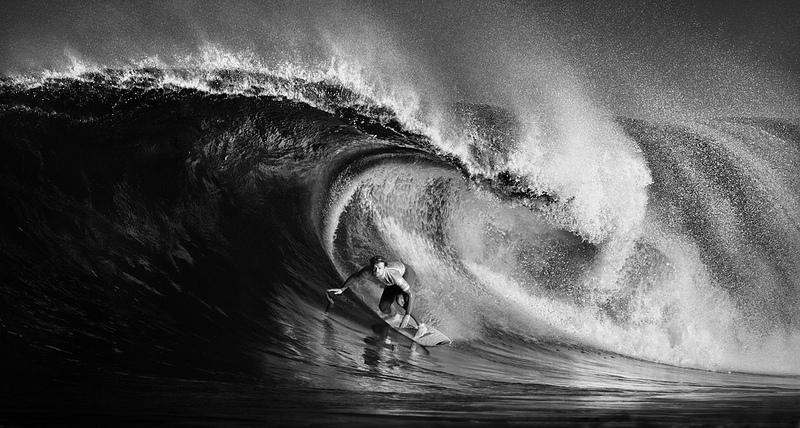
#> input picture a2/wave.jpg, 800 x 428 px
$ python a2.py   (Python 2 division)
#> lines starting #> are read from the running program, lines starting #| are printed output that depends on the picture
from PIL import Image
import numpy as np
import math
from scipy import signal

# Suppresses the ComplexWarning for convolve2d
import warnings
warnings.simplefilter("ignore", np.ComplexWarning)

def boxfilter(n):

    '''
    Returns a box filter of size n by n (a numpy array)
    Throws an error if n is even.
     '''

    # ensure that n is always odd
    assert n % 2 == 1, "AssertionError: boxfilter dimension must be odd"

    # create an empty n by n numpy array
    filter = np.empty([n, n])

    # fill each entry with 1/n^2
    filter.fill(float(1) / (n * n))

    return filter


def gauss1d(sigma):

    '''
    Returns a 1D Gaussian filter with length ceil(sigma * 6),
    rounded up to the next odd integer.

    Each value of the filter is computed with the Gaussian function, exp(- x^2 / (2*sigma^2)),
    and the values of the filter sum to 1.
    '''

    assert sigma > 0, 'gauss1d: sigma cannot be less than or equal to zero'

    sigma = float(sigma)

    # length should be 6 times sigma rounded up to the next odd integer
    length = math.ceil(sigma * 6)

    # increment if length is even
    if length % 2 == 0:
        length = length + 1;

    # construct initial 1D x values
    maxx = int(length)/2
    arange = np.arange(-maxx, maxx + 1)

    # apply the formula to each value in our array
    twoSigmaSqr = 2 * sigma * sigma
    gaussFilter = np.exp(-arange ** 2 / twoSigmaSqr)

    # normalize (ensure sum of matrix values is 1)
    gaussFilter /= np.sum(gaussFilter)

    return gaussFilter

def gauss2d(sigma):

    '''
    Returns a 2D Gaussian filter for a given sigma.
    '''

    gauss = gauss1d(sigma)[np.newaxis]
    gaussTranspose = gauss1d(sigma)[np.newaxis].transpose()

    convolved = signal.convolve2d(gauss, gaussTranspose)
    return convolved

def gaussconvolve2d(image_array, sigma):

    '''
    Applies 2D Gaussian convolution to the given image array.
    '''

    filtered_array = signal.convolve2d(image_array, gauss2d(sigma), 'same')
    return filtered_array

def imageAsGrayscaleNumpyArray(image_str):

    '''
    Opens the image at the given location, converts it to
    a grayscale image, and returns the numpy array.
    '''
#> called with image_str = 'wave.jpg'

    im = Image.open(image_str)
#> im is the input picture: PIL image 800x428 RGB; min 0, max 255, mean 88.1
    im = im.convert('L')
#> im: PIL image 800x428 L

    im_array = np.asarray(im)
    return im_array

def runMe():

    '''
    Invokes and displays the results of the required filters
    and processes an image.
    '''

    print 'boxfilter(3)'
    print boxfilter(3)
    print ''
    #print 'boxfilter(4)'
    #print boxfilter(4)
    print 'boxfilter(5)'
    print boxfilter(5)
    print ''

    print 'gauss1d(0.3)'
    print gauss1d(0.3)
    print ''
    print 'gauss1d(0.5)'
    print gauss1d(0.5)
    print ''
    print 'gauss1d(1)'
    print gauss1d(1)
    print ''
    print 'gauss1d(2)'
    print gauss1d(2)
    print ''

    print 'gauss2d(0.5)'
    print gauss2d(0.5)
    print ''
    print 'gauss2d(1)'
    print gauss2d(1)

    # load an image, convert to grayscale, and save it
    fileName = 'wave'
    orig_arr = imageAsGrayscaleNumpyArray(fileName + '.jpg')
    orig_arr = orig_arr.astype('uint8')
    orig_im = Image.fromarray(orig_arr)
    orig_im.save('img/' + fileName + '-gray.png', 'PNG')

    # convolve the original and save it
    im_arr = gaussconvolve2d(orig_arr, 3)
#> in gaussconvolve2d, `filtered_array = signal.convolve2d(image_array, gauss2d(sigma), 'same')`:
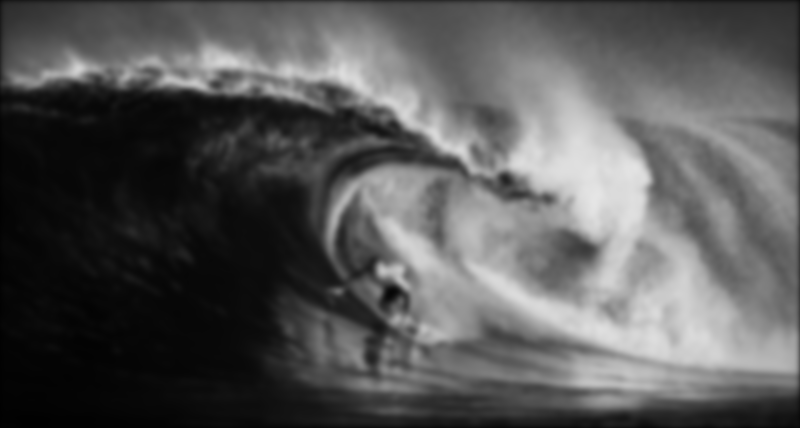
#> filtered_array: shape (428, 800) float64; min 0.95, max 229.7, mean 87.7
    im = Image.fromarray(im_arr.astype('uint8'))
    im.save('img/' + fileName + '-blur' + '.png', 'PNG')

# run the script
runMe()

$ run again, with a2/leaves.jpg copied over a2/wave.jpg
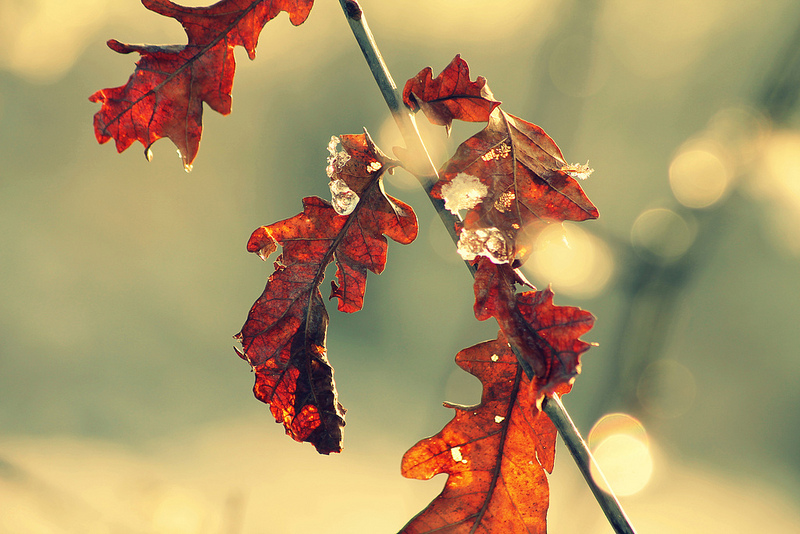
#> input picture a2/leaves.jpg, 800 x 534 px
#> in imageAsGrayscaleNumpyArray, im is the input picture: PIL image 800x534 RGB; mean R, G, B 172.1, 147.8, 102.9
#> in imageAsGrayscaleNumpyArray, `im = im.convert('L')`:
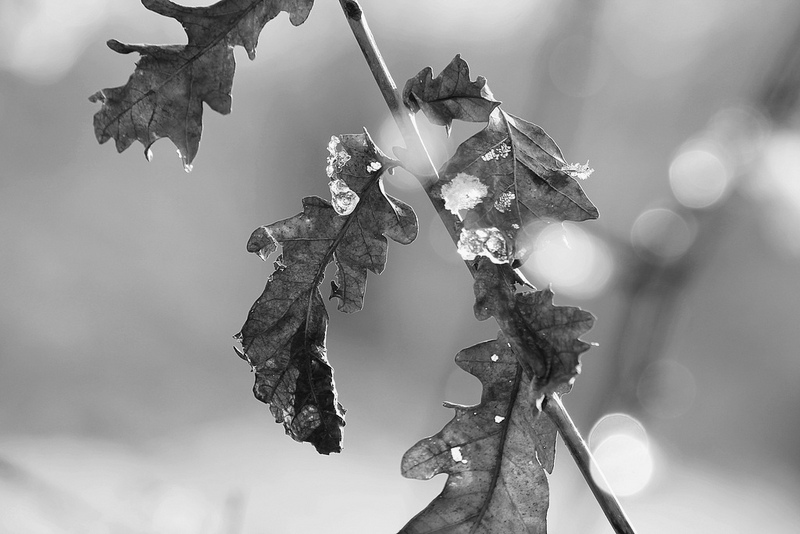
#> im: PIL image 800x534 L; min 1, max 255, mean 149.9
#> in gaussconvolve2d, `filtered_array = signal.convolve2d(image_array, gauss2d(sigma), 'same')`:
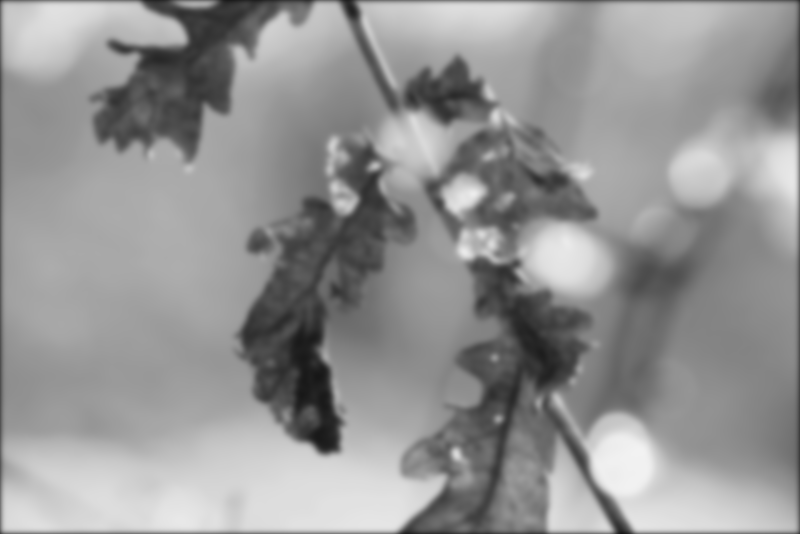
#> filtered_array: shape (534, 800) float64; min 23.16, max 242.8, mean 148.7

$ run again, with a2/squir.jpg copied over a2/wave.jpg
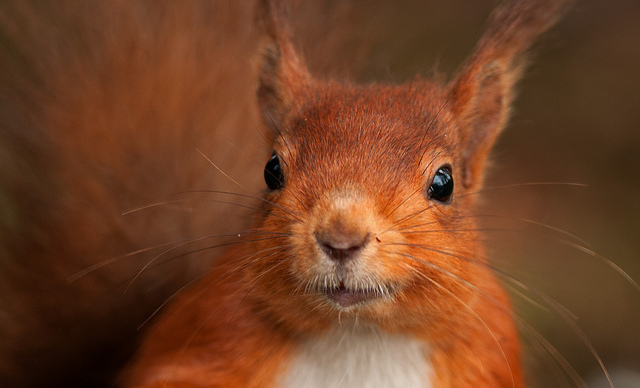
#> input picture a2/squir.jpg, 640 x 388 px
#> in imageAsGrayscaleNumpyArray, im is the input picture: PIL image 640x388 RGB; mean R, G, B 113.7, 65.6, 37.5
#> in imageAsGrayscaleNumpyArray, `im = im.convert('L')`:
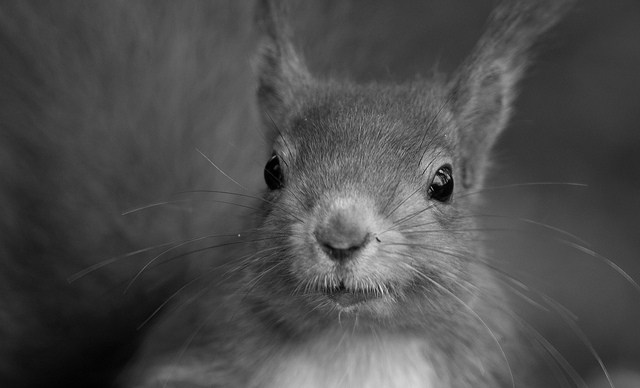
#> im: PIL image 640x388 L; min 0, max 230, mean 76.8

$ run again, with a2/peacock.png saved as a2/wave.jpg
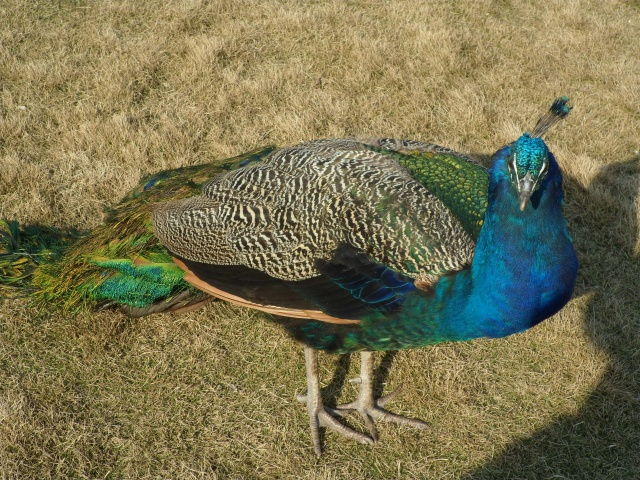
#> input picture a2/peacock.png, 640 x 480 px
#> in imageAsGrayscaleNumpyArray, im is the input picture: PIL image 640x480 RGB; mean R, G, B 122.2, 116.2, 80.9
#> in imageAsGrayscaleNumpyArray, `im = im.convert('L')`:
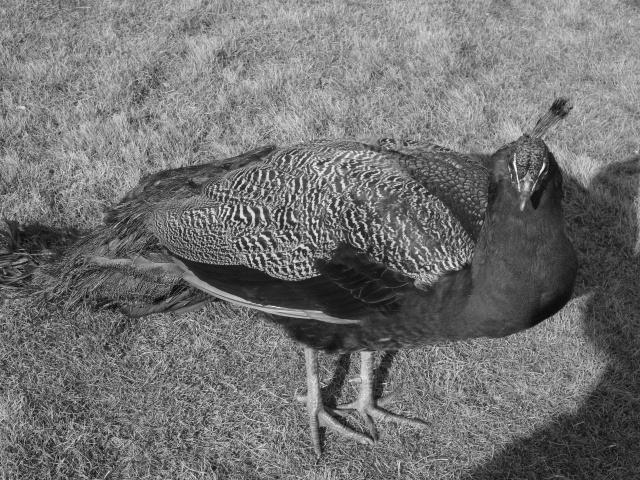
#> im: PIL image 640x480 L; min 8, max 246, mean 114
#> in gaussconvolve2d, `filtered_array = signal.convolve2d(image_array, gauss2d(sigma), 'same')`:
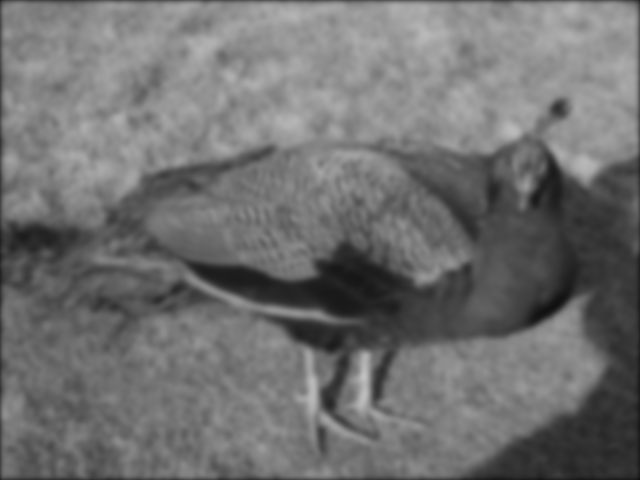
#> filtered_array: shape (480, 640) float64; min 16.03, max 193.6, mean 113
